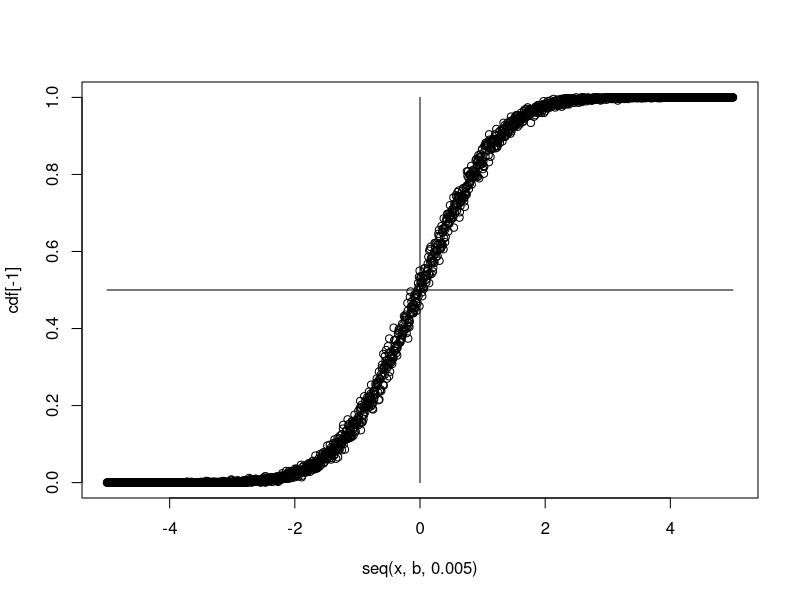
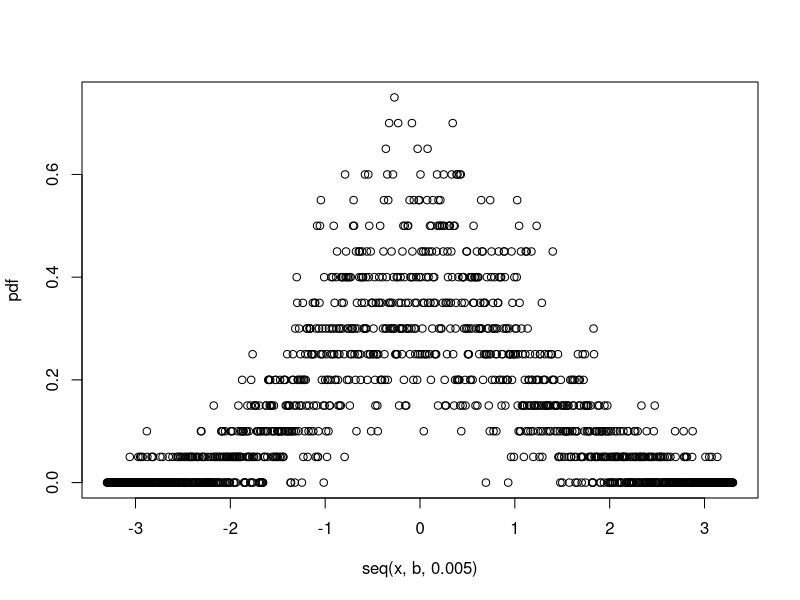

Generate these figures, in order, with R:
#empirical CDF & PDF of N(0,1)
CDF<-function(a,b,n){
  x<-a
  cdf<-0 
  while(a<=b){
    I<-0
    for(i in 1:n){ if(rnorm(1,0,1)<=a){ I<-I+1  }  }
    cdf<-c(cdf,I/n)
    a<-a+0.005
  }
  plot(seq(x,b,0.005),cdf[-1]) ;lines(c(0,0),c(0,1)) ;lines(c(x,b),c(0.5,0.5))
  return(cdf)
}
CDF(-5,5,500)

a=-3;b=3;band<-0.001;n=10^4
PDF<-function(a,b,n,band){
  x<-a
  pdf<-rep(0,length(seq(x,b,0.005)))
  j<-1
  while(a<=b){
    I<-0
    for(i in 1:n){ if( abs(a-rnorm(1,0,1))<=band){ I<-I+1  }  }
    pdf[j]<-I/(2*n*band)
    a<-a+0.005
    j<-j+1
  }
  windows();plot(seq(x,b,0.005),pdf) #;lines(c(0,0),c(0,1)) ;lines(c(-x,b),c(0.5,0.5))
  return(pdf)
}
PDF(-3.3,3.3,10^4,0.001)
